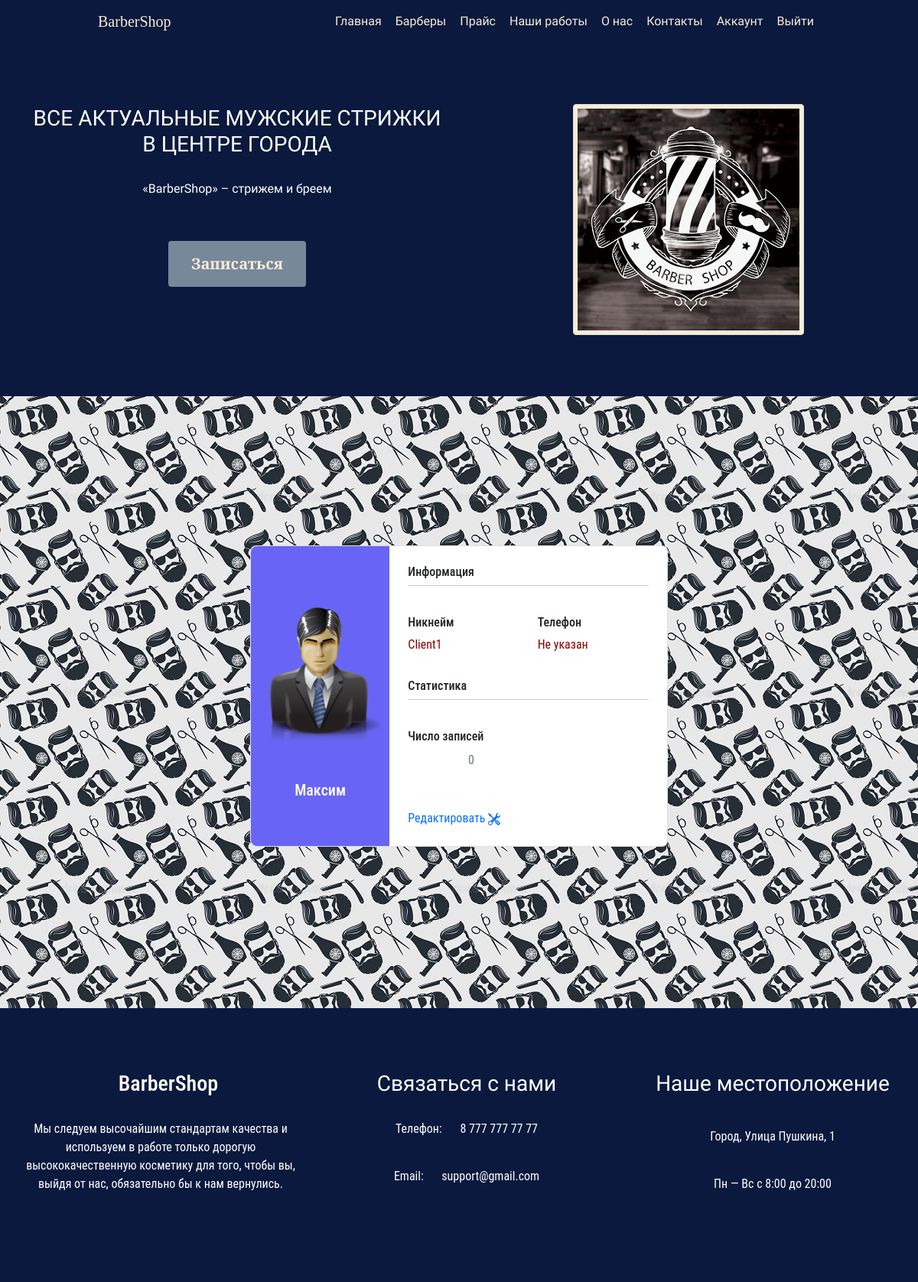
The page /user/account/ (signed in) on the database its author committed.
### user/models.py (models this page shows, shortened)
class Profile(models.Model):
    user = models.OneToOneField(User, on_delete=models.CASCADE, blank=True, null=True)
    name = models.CharField(max_length=20, blank=True, null=True, verbose_name="Имя")
    phone_number = models.CharField(max_length=10, blank=True, null=True, unique=True, verbose_name="Номер телефона")
    username = models.CharField(max_length=20, blank=True, null=True, unique=True, verbose_name="Никнейм")
    profile_image = models.ImageField(upload_to='profiles/', blank=True, null=True, default='profiles/user-default.png')
    created = models.DateTimeField(auto_now_add=True, verbose_name="Был добавлен")
    class Meta:
        verbose_name = 'Профиль'
        verbose_name_plural = 'Профили'
        ordering = ['-created']

### user/views.py (the view)
# urls.py: path('account/', views.user_account, name='user_account'),
@login_required(login_url='login')
def user_account(request):
    count_appointments = Appointment.objects.filter(client_id=request.user.id).count()
    prof = request.user.profile
    context = {
        'profile': prof,
        'count_appointments': count_appointments,
    }
    return render(request, 'user/account.html', context)

### user/templates/user/account.html (shortened to what this page needs)
{% extends 'barbershop/base.html' %}
{% block content %}
{% load phonenumber %}
<section class="vh-100" style="background-color: #f4f5f7; ">
    <div class="container py-5 h-100">
      <div class="row d-flex justify-content-center align-items-center h-100">
        <div class="col col-lg-6 mb-4 mb-lg-0">
          <div class="card mb-3" style="border-radius: 0.5rem; padding: 0;">
            <div class="row g-0">
              <div class="col-md-4 gradient-custom text-center text-white"
                style="border-top-left-radius: .5rem; border-bottom-left-radius: .5rem;">
                <img src="{{ profile.profile_image.url }}"
                  alt="Avatar" class="img-fluid my-5" style="width: 1500px;" />
                <h5>{{ profile.name }}</h5>
              </div>
              <div class="col-md-8">
                <div class="card-body p-4">
                  <h6>Информация</h6>
                  <hr class="mt-0 mb-4">
                  <div class="row pt-1">
                    <div class="col-6 mb-3">
                      <h6>Никнейм</h6>
                      <p class="text-info">{{ profile.username }}</p>
                    </div>
                    <div class="col-6 mb-3">
                      <h6>Телефон</h6>
                      {% if profile.phone_number is null %}
                      <p class="text-info">Не указан</p>
                      {% else %}
                      <p class="text-info">{{ profile.phone_number|phonenumber }}</p>
                      {% endif %}
                    </div>
                  </div>
                  <h6>Статистика</h6>
                  <hr class="mt-0 mb-4">
                  <div class="row pt-1">
                    <div class="col-6 mb-3">
                      <h6>Число записей</h6>
                      <p class="text-muted">{{ count_appointments }}</p>
                    </div>
                  </div>
                  <div class="d-flex justify-content-start">
                    <a href="{% url 'edit-account' %}" class="text-decoration-none">
                        Редактировать
                    </a>
                  </div>
                </div>
              </div>
            </div>
          </div>
        </div>
      </div>
    </div>
  </section>
{% endblock %}

### barbershop/static/css/style.css (style rules this page uses)
* { margin: 0; padding: 0; font-family: 'Roboto Condensed', sans-serif; }
hr { margin: 0; }
#banner-row h3, p { padding-left: 20px; padding-top: 2px; padding-bottom: 20px; text-align: center; }
.mb-3 { padding-top: 10px; }
.vh-100 { background: url(../barbershop/pattern.jpg); }
.text-info { padding: 0; text-align: left; color: darkred !important; }
.gradient-custom { background: #6865f6; background: -webkit-linear-gradient(to right bottom, rgb(155, 157, 252), rgb(89, 5, 233)); background: -webkit-linear-gradient(to right bottom, rgb(155, 157, 252), rgb(89, 5, 233)); }

### rows shown on the page
Profile: profile_image (placeholder picture), name "Максим", username "Client1"

### other values the page prints
{{ count_appointments }} "0"
